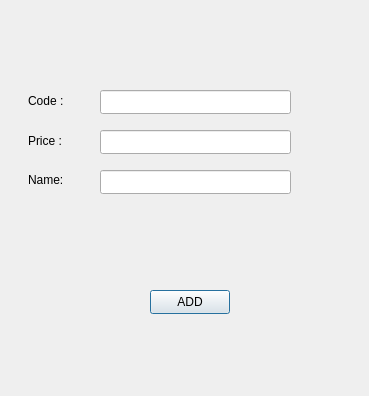
<?xml version="1.0" encoding="UTF-8"?>
<ui version="4.0">
 <class>AddProduct</class>
 <widget class="QDialog" name="AddProduct">
  <property name="geometry">
   <rect>
    <x>0</x>
    <y>0</y>
    <width>369</width>
    <height>396</height>
   </rect>
  </property>
  <property name="windowTitle">
   <string>Dialog</string>
  </property>
  <widget class="QLineEdit" name="Product_add_code_entry">
   <property name="geometry">
    <rect>
     <x>100</x>
     <y>90</y>
     <width>191</width>
     <height>24</height>
    </rect>
   </property>
  </widget>
  <widget class="QLineEdit" name="Product_add_price_entry">
   <property name="geometry">
    <rect>
     <x>100</x>
     <y>130</y>
     <width>191</width>
     <height>24</height>
    </rect>
   </property>
  </widget>
  <widget class="QLineEdit" name="Product_add_Name_entry">
   <property name="geometry">
    <rect>
     <x>100</x>
     <y>170</y>
     <width>191</width>
     <height>24</height>
    </rect>
   </property>
  </widget>
  <widget class="QPushButton" name="Adding_product_confirm_button">
   <property name="geometry">
    <rect>
     <x>150</x>
     <y>290</y>
     <width>80</width>
     <height>24</height>
    </rect>
   </property>
   <property name="styleSheet">
    <string notr="true">QPushButton {
  background-color:
	color: qlineargradient(spread:pad, x1:0.381216, y1:0.937364, x2:0.978, y2:0, stop:0.209945 rgba(119, 129, 130, 255), stop:1 rgba(255, 255, 255, 255));
color: black;

}
QPushButton:pressed {

background-color:qlineargradient(spread:pad, x1:0.607735, y1:0.443045, x2:0.110597, y2:0.903, stop:0.209945 rgba(119, 129, 130, 255), stop:1 rgba(255, 255, 255, 255));
color:white;

}</string>
   </property>
   <property name="text">
    <string>ADD</string>
   </property>
  </widget>
  <widget class="QLabel" name="Product_code_label">
   <property name="geometry">
    <rect>
     <x>28</x>
     <y>90</y>
     <width>61</width>
     <height>21</height>
    </rect>
   </property>
   <property name="styleSheet">
    <string notr="true">font: 350 11pt &quot;Yu Gothic UI Semilight&quot;;
color: black;</string>
   </property>
   <property name="text">
    <string>Code :</string>
   </property>
  </widget>
  <widget class="QLabel" name="Product_Name_label">
   <property name="geometry">
    <rect>
     <x>28</x>
     <y>130</y>
     <width>61</width>
     <height>21</height>
    </rect>
   </property>
   <property name="styleSheet">
    <string notr="true">font: 350 11pt &quot;Yu Gothic UI Semilight&quot;;
color: black;</string>
   </property>
   <property name="text">
    <string>Price :</string>
   </property>
  </widget>
  <widget class="QLabel" name="Product_Rack_label">
   <property name="geometry">
    <rect>
     <x>28</x>
     <y>170</y>
     <width>61</width>
     <height>20</height>
    </rect>
   </property>
   <property name="styleSheet">
    <string notr="true">font: 350 11pt &quot;Yu Gothic UI Semilight&quot;;
color: black;</string>
   </property>
   <property name="text">
    <string>Name:</string>
   </property>
  </widget>
 </widget>
 <resources/>
 <connections/>
</ui>
